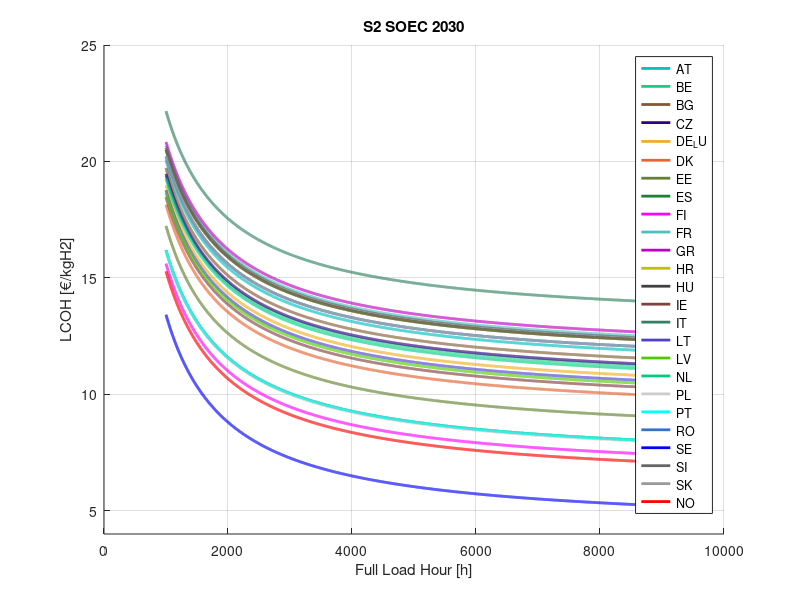

Write MATLAB code to recreate this figure.
num_simulations = 1000;

%Common parameters
Discount_Rate_min = 0.06;       % assume 6-8%
Discount_Rate_max = 0.08;
Discount_Rate_values = unifrnd(Discount_Rate_min, Discount_Rate_max, [num_simulations, 1]);

Lifetime = 20;    % years

% Define electricity costs
electricity_cost_AT     = 0.261;
electricity_cost_BE     = 0.245;
electricity_cost_BG     = 0.253;
electricity_cost_CZ     = 0.247;
electricity_cost_DE_LU  = 0.235;
electricity_cost_DK     = 0.215;
electricity_cost_EE     = 0.193;
electricity_cost_ES     = 0.168;
electricity_cost_FI     = 0.154;
electricity_cost_FR     = 0.276;
electricity_cost_GR     = 0.280;
electricity_cost_HR     = 0.272;
electricity_cost_HU     = 0.272;
electricity_cost_IE     = 0.223;
electricity_cost_IT     = 0.312;
electricity_cost_LT     = 0.230;
electricity_cost_LV     = 0.227;
electricity_cost_NL     = 0.242;
electricity_cost_PL     = 0.167;
electricity_cost_PT     = 0.168;
electricity_cost_RO     = 0.265;
electricity_cost_SE     = 0.101;
electricity_cost_SI     = 0.274;
electricity_cost_SK     = 0.265;
electricity_cost_NO     = 0.146;


FLH = [1000:8760];

LHV = 33.33;    %kWh/kgH2

%SOEC parameters
CAPEX_System_SOEC_mean = 1800;     %$/kW
CAPEX_System_SOEC_std = 816.5;
CAPEX_System_SOEC_values = normrnd(CAPEX_System_SOEC_mean, CAPEX_System_SOEC_std, [num_simulations,1]);
CAPEX_System_SOEC_values(CAPEX_System_SOEC_values < 800) = 800;
CAPEX_System_SOEC_values(CAPEX_System_SOEC_values > 2800) = 2800;

%CAPEX_Stack_SOEC_values = 0.5*CAPEX_System_SOEC_values;    % 50% of CAPEX system 

CAPEX_SOEC_values = CAPEX_System_SOEC_values;

OPEX_SOEC_values = 3;   % 3% of CAPEX/a

System_Efficiency_SOEC_mean = 0.805;
System_Efficiency_SOEC_std = 0.0286;
System_Efficiency_SOEC_values = normrnd(System_Efficiency_SOEC_mean, System_Efficiency_SOEC_std, [num_simulations,1]);
System_Efficiency_SOEC_values(System_Efficiency_SOEC_values < 0.77) = 0.77;
System_Efficiency_SOEC_values(System_Efficiency_SOEC_values > 0.84) = 0.84;


% Calculate SOEC LCOH values
term1_S = LHV ./ (System_Efficiency_SOEC_values);
term2_S = Discount_Rate_values .* (1 + Discount_Rate_values).^Lifetime;
term3_S = (OPEX_SOEC_values / 100);
term4_S = CAPEX_SOEC_values ./ FLH;
AT = term1_S .* ((term2_S ./ ((1 + Discount_Rate_values).^Lifetime - 1) + term3_S) .* term4_S + electricity_cost_AT);
BE = term1_S .* ((term2_S ./ ((1 + Discount_Rate_values).^Lifetime - 1) + term3_S) .* term4_S + electricity_cost_BE);
BG = term1_S .* ((term2_S ./ ((1 + Discount_Rate_values).^Lifetime - 1) + term3_S) .* term4_S + electricity_cost_BG);
CZ = term1_S .* ((term2_S ./ ((1 + Discount_Rate_values).^Lifetime - 1) + term3_S) .* term4_S + electricity_cost_CZ);
DE_LU = term1_S .* ((term2_S ./ ((1 + Discount_Rate_values).^Lifetime - 1) + term3_S) .* term4_S + electricity_cost_DE_LU);
DK = term1_S .* ((term2_S ./ ((1 + Discount_Rate_values).^Lifetime - 1) + term3_S) .* term4_S + electricity_cost_DK);
EE = term1_S .* ((term2_S ./ ((1 + Discount_Rate_values).^Lifetime - 1) + term3_S) .* term4_S + electricity_cost_EE);
ES = term1_S .* ((term2_S ./ ((1 + Discount_Rate_values).^Lifetime - 1) + term3_S) .* term4_S + electricity_cost_ES);
FI = term1_S .* ((term2_S ./ ((1 + Discount_Rate_values).^Lifetime - 1) + term3_S) .* term4_S + electricity_cost_FI);
FR = term1_S .* ((term2_S ./ ((1 + Discount_Rate_values).^Lifetime - 1) + term3_S) .* term4_S + electricity_cost_FR);
GR = term1_S .* ((term2_S ./ ((1 + Discount_Rate_values).^Lifetime - 1) + term3_S) .* term4_S + electricity_cost_GR);
HR = term1_S .* ((term2_S ./ ((1 + Discount_Rate_values).^Lifetime - 1) + term3_S) .* term4_S + electricity_cost_HR);
HU = term1_S .* ((term2_S ./ ((1 + Discount_Rate_values).^Lifetime - 1) + term3_S) .* term4_S + electricity_cost_HU);
IE = term1_S .* ((term2_S ./ ((1 + Discount_Rate_values).^Lifetime - 1) + term3_S) .* term4_S + electricity_cost_IE);
IT = term1_S .* ((term2_S ./ ((1 + Discount_Rate_values).^Lifetime - 1) + term3_S) .* term4_S + electricity_cost_IT);
LT = term1_S .* ((term2_S ./ ((1 + Discount_Rate_values).^Lifetime - 1) + term3_S) .* term4_S + electricity_cost_LT);
LV = term1_S .* ((term2_S ./ ((1 + Discount_Rate_values).^Lifetime - 1) + term3_S) .* term4_S + electricity_cost_LV);
NL = term1_S .* ((term2_S ./ ((1 + Discount_Rate_values).^Lifetime - 1) + term3_S) .* term4_S + electricity_cost_NL);
PL = term1_S .* ((term2_S ./ ((1 + Discount_Rate_values).^Lifetime - 1) + term3_S) .* term4_S + electricity_cost_PL);
PT = term1_S .* ((term2_S ./ ((1 + Discount_Rate_values).^Lifetime - 1) + term3_S) .* term4_S + electricity_cost_PT);
RO = term1_S .* ((term2_S ./ ((1 + Discount_Rate_values).^Lifetime - 1) + term3_S) .* term4_S + electricity_cost_RO);
SE = term1_S .* ((term2_S ./ ((1 + Discount_Rate_values).^Lifetime - 1) + term3_S) .* term4_S + electricity_cost_SE);
SI = term1_S .* ((term2_S ./ ((1 + Discount_Rate_values).^Lifetime - 1) + term3_S) .* term4_S + electricity_cost_SI);
SK = term1_S .* ((term2_S ./ ((1 + Discount_Rate_values).^Lifetime - 1) + term3_S) .* term4_S + electricity_cost_SK);
NO = term1_S .* ((term2_S ./ ((1 + Discount_Rate_values).^Lifetime - 1) + term3_S) .* term4_S + electricity_cost_NO);


avg_AT = mean(AT);
avg_BE = mean(BE);
avg_BG = mean(BG);
avg_CZ = mean(CZ);
avg_DE_LU = mean(DE_LU);
avg_DK = mean(DK);
avg_EE = mean(EE);
avg_ES = mean(ES);
avg_FI = mean(FI);
avg_FR = mean(FR);
avg_GR = mean(GR);
avg_HR = mean(HR);
avg_HU = mean(HU);
avg_IE = mean(IE);
avg_IT = mean(IT);
avg_LT = mean(LT);
avg_LV = mean(LV);
avg_NL = mean(NL);
avg_PL = mean(PL);
avg_PT = mean(PT);
avg_RO = mean(RO);
avg_SE = mean(SE);
avg_SI = mean(SI);
avg_SK = mean(SK);
avg_NO = mean(NO);


% Plotting LCOH for each country based on FLH
figure;
hold on;

plot(FLH, avg_AT, 'DisplayName', 'AT', 'LineWidth', 2, 'Color', [0,0.75,0.75]);
plot(FLH, avg_BE, 'DisplayName', 'BE', 'LineWidth', 2, 'Color', [0.1,0.8,0.5]);
plot(FLH, avg_BG, 'DisplayName', 'BG', 'LineWidth', 2, 'Color', [0.5,0.35,0.2]);
plot(FLH, avg_CZ, 'DisplayName', 'CZ', 'LineWidth', 2, 'Color', [0.2,0,0.5]);
plot(FLH, avg_DE_LU, 'DisplayName', 'DE_LU', 'LineWidth', 2, 'Color', [0.93,0.69,0.13]);
plot(FLH, avg_DK, 'DisplayName', 'DK', 'LineWidth', 2, 'Color', [0.9,0.4,0.2]);
plot(FLH, avg_EE, 'DisplayName', 'EE', 'LineWidth', 2, 'Color', [0.4,0.5,0.2]);
plot(FLH, avg_ES, 'DisplayName', 'ES', 'LineWidth', 2, 'Color', [0.1,0.5,0.2]);
plot(FLH, avg_FI, 'DisplayName', 'FI', 'LineWidth', 2, 'Color', 'm');
plot(FLH, avg_FR, 'DisplayName', 'FR', 'LineWidth', 2, 'Color', [0.3,0.75,0.75]);
plot(FLH, avg_GR, 'DisplayName', 'GR', 'LineWidth', 2, 'Color', [0.75,0,0.75]);
plot(FLH, avg_HR, 'DisplayName', 'HR', 'LineWidth', 2, 'Color', [0.75,0.75,0]);
plot(FLH, avg_HU, 'DisplayName', 'HU', 'LineWidth', 2, 'Color', [0.25,0.25,0.25]);
plot(FLH, avg_IE, 'DisplayName', 'IE', 'LineWidth', 2, 'Color', [0.5,0.25,0.25]);
plot(FLH, avg_IT, 'DisplayName', 'IT', 'LineWidth', 2, 'Color', [0.2,0.5,0.4]);
plot(FLH, avg_LT, 'DisplayName', 'LT', 'LineWidth', 2, 'Color', [0.3,0.25,0.8]);
plot(FLH, avg_LV, 'DisplayName', 'LV', 'LineWidth', 2, 'Color', [0.3,0.8,0]);
plot(FLH, avg_NL, 'DisplayName', 'NL', 'LineWidth', 2, 'Color', [0,0.8,0.5]);
plot(FLH, avg_PL, 'DisplayName', 'PL', 'LineWidth', 2, 'Color', [0.8,0.8,0.8]);
plot(FLH, avg_PT, 'DisplayName', 'PT', 'LineWidth', 2, 'Color', 'c');
plot(FLH, avg_RO, 'DisplayName', 'RO', 'LineWidth', 2, 'Color', [0.2,0.45,0.8]);
plot(FLH, avg_SE, 'DisplayName', 'SE', 'LineWidth', 2, 'Color', 'b');
plot(FLH, avg_SI, 'DisplayName', 'SI', 'LineWidth', 2, 'Color', [0.4,0.4,0.4]);
plot(FLH, avg_SK, 'DisplayName', 'SK', 'LineWidth', 2, 'Color', [0.6,0.6,0.6]);
plot(FLH, avg_NO, 'DisplayName', 'NO', 'LineWidth', 2, 'Color', 'r');

hold off;

% Set axis labels and legend
xlabel('Full Load Hour [h]');
ylabel('LCOH [€/kgH2]');
title('S2 SOEC 2030');
legend('Location', 'Best');
grid on;
ylim([4 25]);